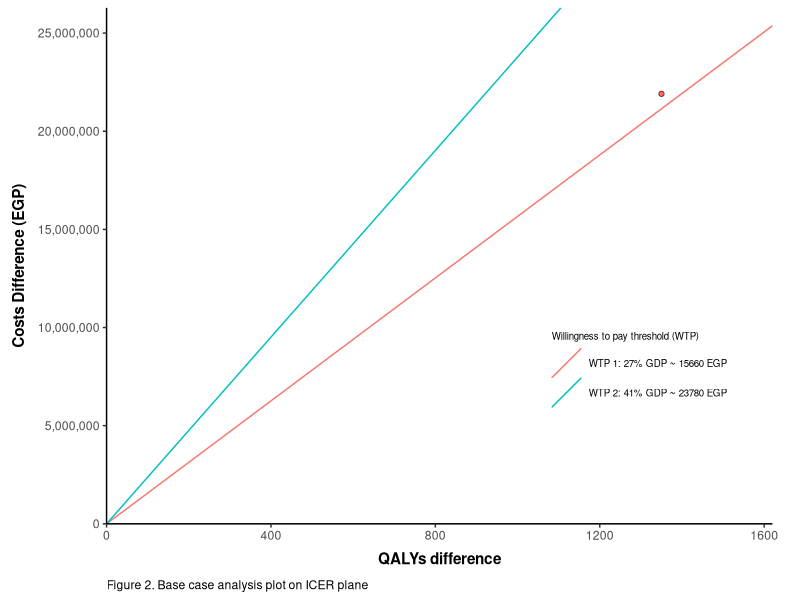
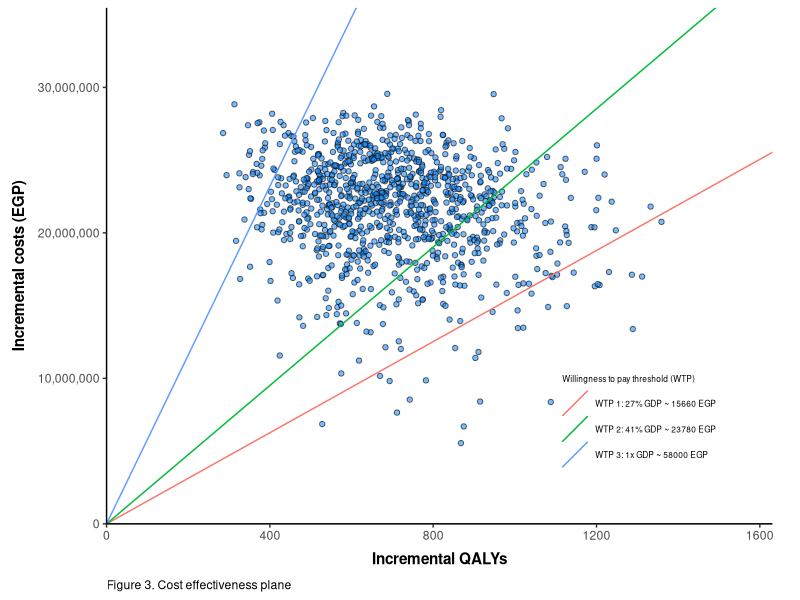
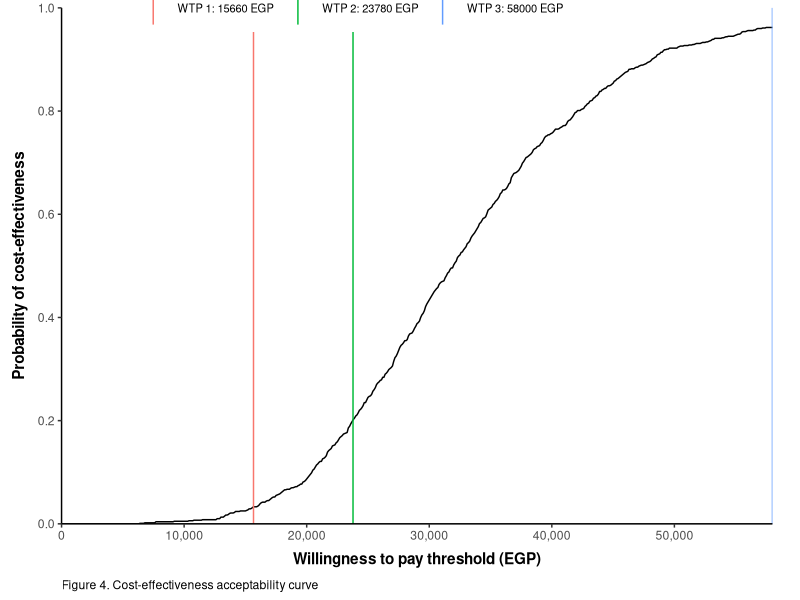

R code for these plots, in order:
## ---- chunk 1
library(knitr)
knitr::opts_chunk$set(echo = TRUE,
                      warning=FALSE, 
                      message=FALSE,
                      eval=TRUE,
                      fig.align='center', 
                      dpi = 300)
options(width = 10)
## ---- chunk 2
library(tidyverse)
## ---- chunk 3

# Model characteristics
start_age <- 40
cycle_length <- 1
time_horizon <- 61

cycles <- c(1:time_horizon)
age <- start_age + cycles

# Willingness to pay threshold based on 27-41% of country's GDP 
# (adopted from [Ochalek, 2018](https://gh.bmj.com/content/3/6/e000964.long))

gdp <- 58000
wtp1 <- 0.27 * gdp
wtp2 <- 0.41 * gdp
wtp3 <- gdp

## Markov model 1 for SVR pathway
state_names_svr <- c("SVR", "Death") # Markov state from SVR to death
states_svr <- length(state_names_svr)


## Markov model 2 for No SVR pathway
state_names_nosvr <- c("Moderate", "Cirrhosis", "Liver Failure", "Death") # Markov state from moderate disease to death
states_nosvr <- length(state_names_nosvr)

## ---- chunk 4
# Fixed values
pop <- 1000 # initial population


# Probabilities

## Decision tree probabilities
pSVR_PR <- 0.395 # Probability of having SVR for Pegylated Interferon + Ribavirin
pSVR_LS <- 0.92 # Probabiliy of having SVR for Ledipasvir + Sofosbuvir

## Transition probabilities
tpModCir <- 0.043 # Probability of entering cirrhosis state from moderate disease state
tpCirLiv <- 0.039 # Probability of entering liver failure state from cirrhosis stat
tpDLiv <- 0.13 # Probability of dying from liver failure

### Life tables / death risk
death_risk_matrix <- matrix(c(40, 0.004,
                              50, 0.012,
                              60, 0.027,
                              70, 0.066,
                              80, 0.189), 
                              nrow = 5, ncol = 2, byrow = T)
interval <- findInterval(age, death_risk_matrix[,1])
tpDN <- death_risk_matrix[interval, 2] # Natural death risk


# Cost values
cdrug_PR <- 4245 # cost of common treatment (only at the decision tree)
cdrug_LS <- 40000 # cost of alternative treatment (only at the start of decision tree)

cMod <- 900 # cost of one cycle in moderate disease state
cCir <- 2500 # cost of one cycle in cirrhosis disease statae
cLiv <- 4400 # cost of one cycle in liver failure state

# Utility values
uSVR <- 0.71 # QoL weight for one cycle in SVR state
uMod <- 0.66 # QoL weight for one cycle in moderate disease state
uCir <- 0.55 # QoL weight for one cycle in cirrhosis disease state
uLiv <- 0.45 # QoL weight for one cycle in liver disease state

# Discount 
disc_costs <- 0.035
disc_outcomes <- 0.035
disc_costs_vec <- 1/(1+disc_costs)^cycles
disc_outcomes_vec <- 1/(1+disc_outcomes)^cycles

## ---- chunk 5
sims <- 1000 # number of simulations

gen_parameters <- function(){
  
  
  # Decision tree probabilities
  beta_parms <- function(mean, se){
    alpha <- mean * (mean * (1-mean) / (se^2) - 1)
    beta <- (alpha / mean) - alpha
    values <- rbeta(sims, alpha, beta)
    return(values)
  }
  
  pSVR_PR <- beta_parms(mean = 0.395, se = 0.02)
  pSVR_LS <- beta_parms(mean = 0.92, se = 0.03)
  
  
  # Transition probabilities
  tpModCir <- beta_parms(mean = 0.043, se = 0.01)
  tpCirLiv <- beta_parms(mean = 0.039, se = 0.01)
  tpDLiv <- beta_parms(mean = 0.13, se = 0.02)
  
  
  # Utility parameters
  uSVR <- beta_parms(mean = 0.71, se = 0.05)
  uMod <- beta_parms(mean = 0.66, se = 0.054)
  uCir <- beta_parms(mean = 0.55, se = 0.054)
  uLiv <- beta_parms(mean = 0.45, 0.054)
  
  
  # Cost parameters
  gamma_parms <- function(mean, se){
    shape = mean^2 / se^2
    scale = se^2 / mean
    values <- rgamma(sims, shape = shape, scale = scale)
    return(values)
  }
  
  cMod <- gamma_parms(mean = 900, se = 210)
  cCir <- gamma_parms(mean = 2500, se = 1060)
  cLiv <- gamma_parms(mean = 4400, se = 2335)
  
  parms_df <- data.frame(pSVR_LS, pSVR_PR, tpModCir, tpCirLiv, tpDLiv, uMod, uCir, uLiv, cMod, cCir, cLiv)
  return(parms_df)
}

prob_parameters <- gen_parameters()
parm_names <- names(prob_parameters)

## ---- chunk 6
run_model <- function(parms){
  
  # Unpack parameters
  for (i in 1:length(parms)) assign(names(parms[i]), as.numeric(parms[i]))
  
  # Seed markov models from decision tree output
  pop_svr_PR <- pop * pSVR_PR
  pop_nosvr_PR <- pop * (1-pSVR_PR)
  pop_svr_LS <- pop * pSVR_LS
  pop_nosvr_LS <- pop * (1-pSVR_LS)
  
  seed_svr_PR <- c(pop_svr_PR, 0)
  seed_svr_LS <- c(pop_svr_LS, 0)
  seed_nosvr_PR <- c(pop_nosvr_PR, 0, 0, 0)
  seed_nosvr_LS <- c(pop_nosvr_LS, 0, 0, 0)
  
  
  # Markov model 1 (SVR pathway)
  
  qaly_values_svr <- c(uSVR, 0)
  
  ## Transition matrix
  transition_matrix_svr <- array(0, dim = c(states_svr, states_svr, time_horizon),
                                    dimnames = list(state_names_svr, state_names_svr))
  
  transition_matrix_svr["SVR", "SVR",] <- 1 - tpDN
  transition_matrix_svr["SVR", "Death",] <- tpDN
  transition_matrix_svr["Death", "Death",] <- 1
  
  ## Markov trace & transitions
  trace_svr_PR <- matrix(0, nrow = time_horizon, ncol = states_svr,
                         dimnames = list(paste("cycle", 1:time_horizon, sep = ""), state_names_svr))
  trace_svr_LS <- trace_svr_PR
  
  trans_svr_PR <- array(0, dim = c(states_svr, states_svr, time_horizon),
                         dimnames = list(state_names_svr, state_names_svr))
  trans_svr_LS <- trans_svr_PR
  
  ## First cycle (using the output from decision tree)
  trace_svr_PR[1,] <- seed_svr_PR %*% transition_matrix_svr[,,1]
  trace_svr_LS[1,] <- seed_svr_LS %*% transition_matrix_svr[,,1]
  
  trans_svr_PR[,,1] <- seed_svr_PR * transition_matrix_svr[,,1] 
  trans_svr_LS[,,1] <- seed_svr_LS * transition_matrix_svr[,,1]
  
  ## Reminder of cycles
  for (i in 2:time_horizon) {
    
    trace_svr_PR[i,] <- trace_svr_PR[i-1,] %*% transition_matrix_svr[,,i]
    trace_svr_LS[i,] <- trace_svr_LS[i-1,] %*% transition_matrix_svr[,,i]
    
    trans_svr_PR[,,i] <- trans_svr_PR[,,i-1] * transition_matrix_svr[,,i]
    trans_svr_LS[,,i] <- trans_svr_LS[,,i-1] * transition_matrix_svr[,,i]
  }
  
  
  # Markov model 2 (No SVR pathway)
  
  state_cost_values_nosvr <- c(cMod, cCir, cLiv, 0)
  qaly_values_nosvr <- c(uMod, uCir, uLiv, 0)
  
  ## Transition matrix
  transition_matrix_nosvr <- array(0, dim = c(states_nosvr, states_nosvr, time_horizon),
                           dimnames = list(state_names_nosvr, state_names_nosvr))
  
  transition_matrix_nosvr["Moderate", "Moderate",] <- 1 - tpModCir - tpDN
  transition_matrix_nosvr["Moderate", "Cirrhosis",] <- tpModCir
  transition_matrix_nosvr["Moderate", "Death",] <- tpDN
  
  transition_matrix_nosvr["Cirrhosis", "Cirrhosis",] <- 1 - tpCirLiv - tpDN
  transition_matrix_nosvr["Cirrhosis", "Liver Failure",] <- tpCirLiv
  transition_matrix_nosvr["Cirrhosis", "Death",] <- tpDN
  
  transition_matrix_nosvr["Liver Failure", "Liver Failure",] <- 1 - (tpDLiv + tpDN)
  transition_matrix_nosvr["Liver Failure", "Death",] <- tpDLiv + tpDN
  
  transition_matrix_nosvr["Death", "Death",] <- 1
  
  ## Markov trace and transition
  trace_nosvr_PR <- matrix(0, nrow = time_horizon, ncol = states_nosvr,
                           dimnames = list(paste("cycle", 1:time_horizon, sep = ""), state_names_nosvr))
  trace_nosvr_LS <- trace_nosvr_PR
  
  trans_nosvr_PR <- array(0, dim = c(states_nosvr, states_nosvr, time_horizon),
                           dimnames = list(state_names_nosvr, state_names_nosvr))
  trans_nosvr_LS <- trans_nosvr_PR
  
  ## First cycle (output from decision tree)
  trace_nosvr_PR[1,] <- seed_nosvr_PR %*% transition_matrix_nosvr[,,1]
  trace_nosvr_LS[1,] <- seed_nosvr_LS %*% transition_matrix_nosvr[,,1]
  
  trans_nosvr_PR[,,1] <- seed_nosvr_PR * transition_matrix_nosvr[,,1]
  trans_nosvr_LS[,,1] <- seed_nosvr_LS * transition_matrix_nosvr[,,1]
  
  ## Reminder of cycles
  for (i in 2:time_horizon) {
    
    trace_nosvr_PR[i,] <- trace_nosvr_PR[i-1,] %*% transition_matrix_nosvr[,,i]
    trace_nosvr_LS[i,] <- trace_nosvr_LS[i-1,] %*% transition_matrix_nosvr[,,i]
    
    trans_nosvr_PR[,,i] <- trans_nosvr_PR[,,i-1] * transition_matrix_nosvr[,,i]
    trans_nosvr_LS[,,i] <- trans_nosvr_LS[,,i-1] * transition_matrix_nosvr[,,i]
  }
  
  # Check the markov trace sums to 1 across rows
  apply(trace_svr_PR, 1, sum) + apply(trace_nosvr_PR, 1, sum)
  apply(trace_svr_LS, 1, sum) + apply(trace_nosvr_LS, 1, sum)
  
  
  # Life years
  ly_values_svr <- c(1,0)
  ly_values_nosvr <- c(1,1,1,0)
  
  
  ly_vec_svr_PR <- trace_svr_PR %*% ly_values_svr
  ly_vec_nosvr_PR <- trace_nosvr_PR %*% ly_values_nosvr
  ly_vec_total_PR <- ly_vec_svr_PR + ly_vec_nosvr_PR
  
  ly_vec_svr_LS <- trace_svr_LS %*% ly_values_svr
  ly_vec_nosvr_LS <- trace_nosvr_LS %*% ly_values_nosvr
  ly_vec_total_LS <- ly_vec_svr_LS + ly_vec_nosvr_LS
  
  ly_disc_PR <- disc_outcomes_vec %*% ly_vec_total_PR
  ly_disc_LS <- disc_outcomes_vec %*% ly_vec_total_LS
  
  
  # QALYs
  qaly_vec_svr_PR <- trace_svr_PR %*% qaly_values_svr
  qaly_vec_nosvr_PR <- trace_nosvr_PR %*% qaly_values_nosvr
  qaly_vec_total_PR <- qaly_vec_svr_PR + qaly_vec_nosvr_PR
  
  qaly_vec_svr_LS <- trace_svr_LS %*% qaly_values_svr
  qaly_vec_nosvr_LS <- trace_nosvr_LS %*% qaly_values_nosvr
  qaly_vec_total_LS <- qaly_vec_svr_LS + qaly_vec_nosvr_LS
  
  qaly_disc_PR <- disc_outcomes_vec %*% qaly_vec_total_PR
  qaly_disc_LS <- disc_outcomes_vec %*% qaly_vec_total_LS
  
  
  # Costs
  state_cost_vec_nosvr_PR <- trace_nosvr_PR %*% state_cost_values_nosvr
  state_cost_vec_nosvr_LS <- trace_nosvr_LS %*% state_cost_values_nosvr
  
  cost_vec_nosvr_PR <- colSums(state_cost_vec_nosvr_PR) + (pop*cdrug_PR)
  cost_vec_nosvr_LS <- colSums(state_cost_vec_nosvr_LS) + (pop*cdrug_LS)
  
  cost_disc_PR <- disc_costs_vec %*% state_cost_vec_nosvr_PR + (pop*cdrug_PR)
  cost_disc_LS <- disc_costs_vec %*% state_cost_vec_nosvr_LS + (pop*cdrug_LS)
  
  
  # Analysis
  output <- c(inc_cost = cost_disc_LS - cost_disc_PR,
                  inc_qaly = qaly_disc_LS - qaly_disc_PR,
                  inc_ly = ly_disc_LS - ly_disc_PR) 
  
  return(output)
}
  
## ---- chunk 7
# Selecting parameters
det_parms <- c(pSVR_LS, pSVR_PR, tpModCir, tpCirLiv, tpDLiv, uMod, uCir, uLiv, cMod, cCir, cLiv)
names(det_parms) <- parm_names

# Deterministic model
det_results <- run_model(det_parms)
(det_results <- round(det_results, 3))
## ---- chunk 8
## Plot
det_results_df <- det_results %>% t() %>% as.data.frame

(ICER_plot <- ggplot(det_results_df, aes(x = inc_qaly, y = inc_cost)) +
    geom_point(shape = 21, fill = "red", alpha = 0.6) +
    theme_classic() + 
    geom_abline(aes(intercept = 0, slope = wtp1, colour = "WTP 1: 27% GDP ~ 15660 EGP")) +
    geom_abline(aes(intercept = 0, slope = wtp2, colour = "WTP 2: 41% GDP ~ 23780 EGP")) + 
    labs(x = "QALYs difference", y = "Costs Difference (EGP)", 
         colour = "Willingness to pay threshold (WTP)", caption = "Figure 2. Base case analysis plot on ICER plane") +
    theme(axis.title = element_text(face = "bold"),
          plot.margin = unit(c(0.2, 0.7, 0.2, 0.2), "cm"),
          axis.title.x = element_text(margin = margin(t = 7, r = 0, b = 3, l = 0)),
          axis.title.y = element_text(margin = margin(t = 0, r = 7, b = 0, l = 3)),
          plot.caption = element_text(hjust = 0),
          legend.text = element_text(size = 7),
          legend.title = element_text(size = 7),
          legend.position = c(0.8, 0.3)) +
    guides(colour = guide_legend(override.aes = list(size = 7))) +
    scale_y_continuous(limits = c(0, det_results_df$inc_cost*1.2),
                       labels = scales::label_number(big.mark = ","), expand = c(0, 0)) +
    scale_x_continuous(limits = c(0, det_results_df$inc_qaly*1.2),
                       expand = c(0, 0)))

## ---- chunk 9
simulation_results <- matrix(NA, nrow = sims, ncol = 3)
colnames(simulation_results) <- c("inc_cost", "inc_ly", "inc_qaly")

for (i in 1:sims) simulation_results[i,] <- run_model(prob_parameters[i, ])
print(colMeans(simulation_results), digits = 3)

## CEAC
lambda <- seq(0, gdp, 100)
lambda_table <- matrix(lambda, ncol = length(lambda), nrow = dim(simulation_results)[1], byrow = T)
inmb_count <- ((simulation_results[,3] * lambda_table) - simulation_results[,1]) > 0
prob_ce <- colMeans(inmb_count)
ceac <- data.frame(lambda, prob_ce)
## ---- chunk 10
# Plots
## CE Plane
sim_res_df <- as.data.frame(simulation_results)

(ce_plane <- ggplot(sim_res_df, aes(x = inc_qaly, y = inc_cost)) +
    geom_point(shape = 21, fill = "dodgerblue1", alpha = 0.6) + 
    theme_classic() +
    geom_abline(aes(intercept = 0, slope = wtp1, colour = "WTP 1: 27% GDP ~ 15660 EGP")) +
    geom_abline(aes(intercept = 0, slope = wtp2, colour = "WTP 2: 41% GDP ~ 23780 EGP")) +
    geom_abline(aes(intercept = 0, slope = wtp3, colour = "WTP 3: 1x GDP ~ 58000 EGP")) +
    labs(x = "Incremental QALYs", y = "Incremental costs (EGP)", 
         colour = "Willingness to pay threshold (WTP)", caption = "Figure 3. Cost effectiveness plane") +
    theme(axis.title = element_text(face = "bold"),
          plot.margin = unit(c(0.2, 0.7, 0.2, 0.2), "cm"),
          axis.title.x = element_text(margin = margin(t = 7, r = 0, b = 3, l = 0)),
          axis.title.y = element_text(margin = margin(t = 0, r = 7, b = 0, l = 3)),
          plot.caption = element_text(hjust = 0),
          legend.text = element_text(size = 6),
          legend.title = element_text(size = 6),
          legend.position = c(0.8, 0.2)) +
    guides(colour = guide_legend(override.aes = list(size = 6))) +
    scale_y_continuous(limits = c(0, max(sim_res_df$inc_cost)*1.2),
                       labels = scales::label_number(big.mark = ","), expand = c(0, 0)) +
    scale_x_continuous(limits = c(0, max(sim_res_df$inc_qaly)*1.2),
                       expand = c(0, 0)))

## ---- chunk 11
## CEAC Plot

(ceac_plot <- ggplot(ceac) + 
   geom_line(aes(x = lambda, y = prob_ce)) +
   theme_classic() +
   geom_vline(aes(xintercept = wtp1, colour = "WTP 1: 15660 EGP")) +
   geom_vline(aes(xintercept = wtp2, colour = "WTP 2: 23780 EGP")) +
   geom_vline(aes(xintercept = wtp3, colour = "WTP 3: 58000 EGP")) +
   labs(x = "Willingness to pay threshold (EGP)", y = "Probability of cost-effectiveness", 
        colour = "", caption = "Figure 4. Cost-effectiveness acceptability curve") + 
   theme(axis.title = element_text(face = "bold"),
         plot.margin = unit(c(0.2, 0.7, 0.2, 0.2), "cm"),
         axis.title.x = element_text(margin = margin(t = 7, r = 0, b = 3, l = 0)),
         axis.title.y = element_text(margin = margin(t = 0, r = 7, b = 0, l = 3)),
         legend.direction = "horizontal",
         legend.position = c(0.4,1),
         legend.text = element_text(size = 8),
         legend.title = element_text(size = 8),
         plot.caption = element_text(hjust = 0)) +
   guides(colour = guide_legend(override.aes = list(size = 8))) +
   scale_y_continuous(limits = c(0,1), breaks = c(seq(0, 1, 0.2)), expand = c(0,0)) +
   scale_x_continuous(limits = c(0,wtp3), labels = scales::label_number(big.mark = ","), expand = c(0,0)))
  
